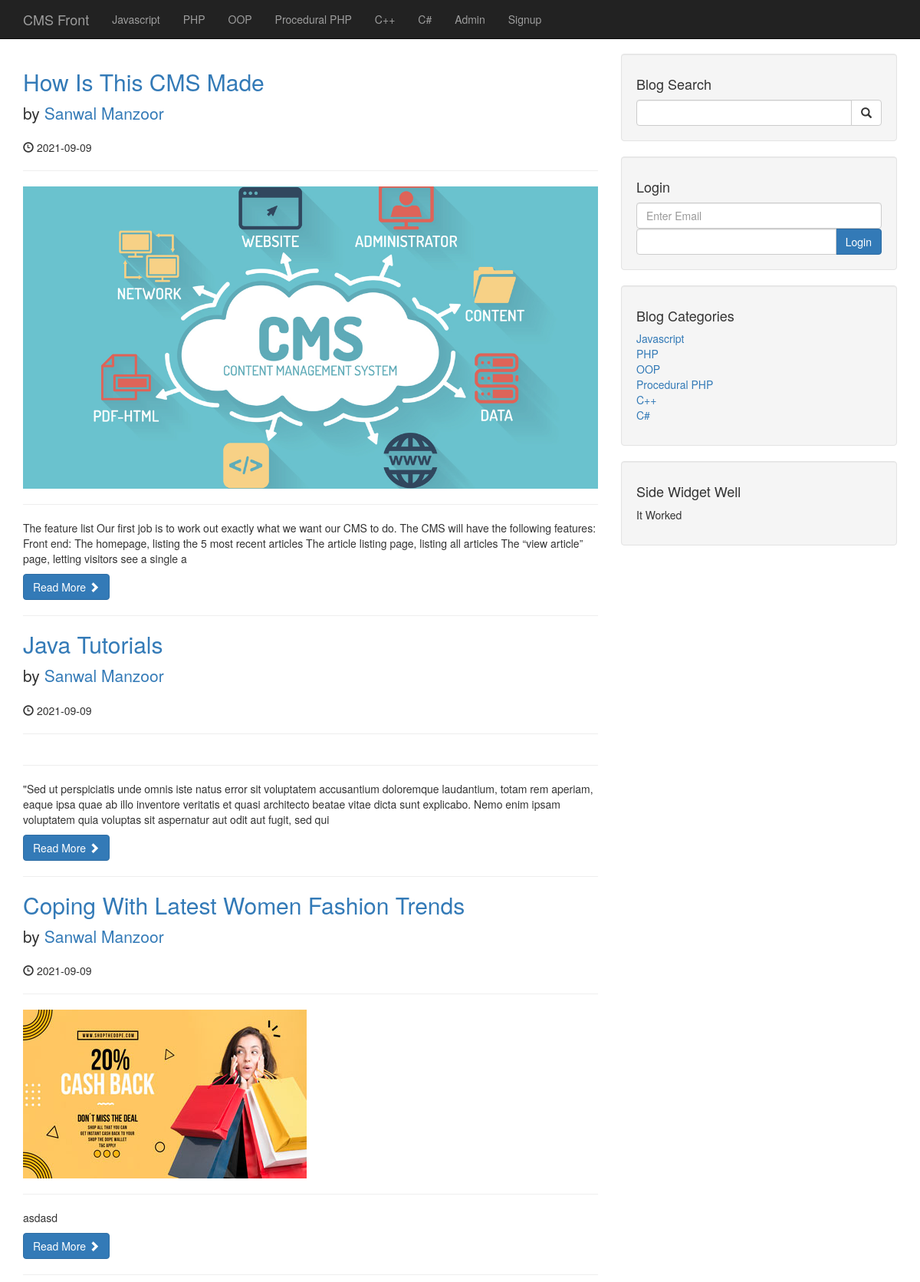
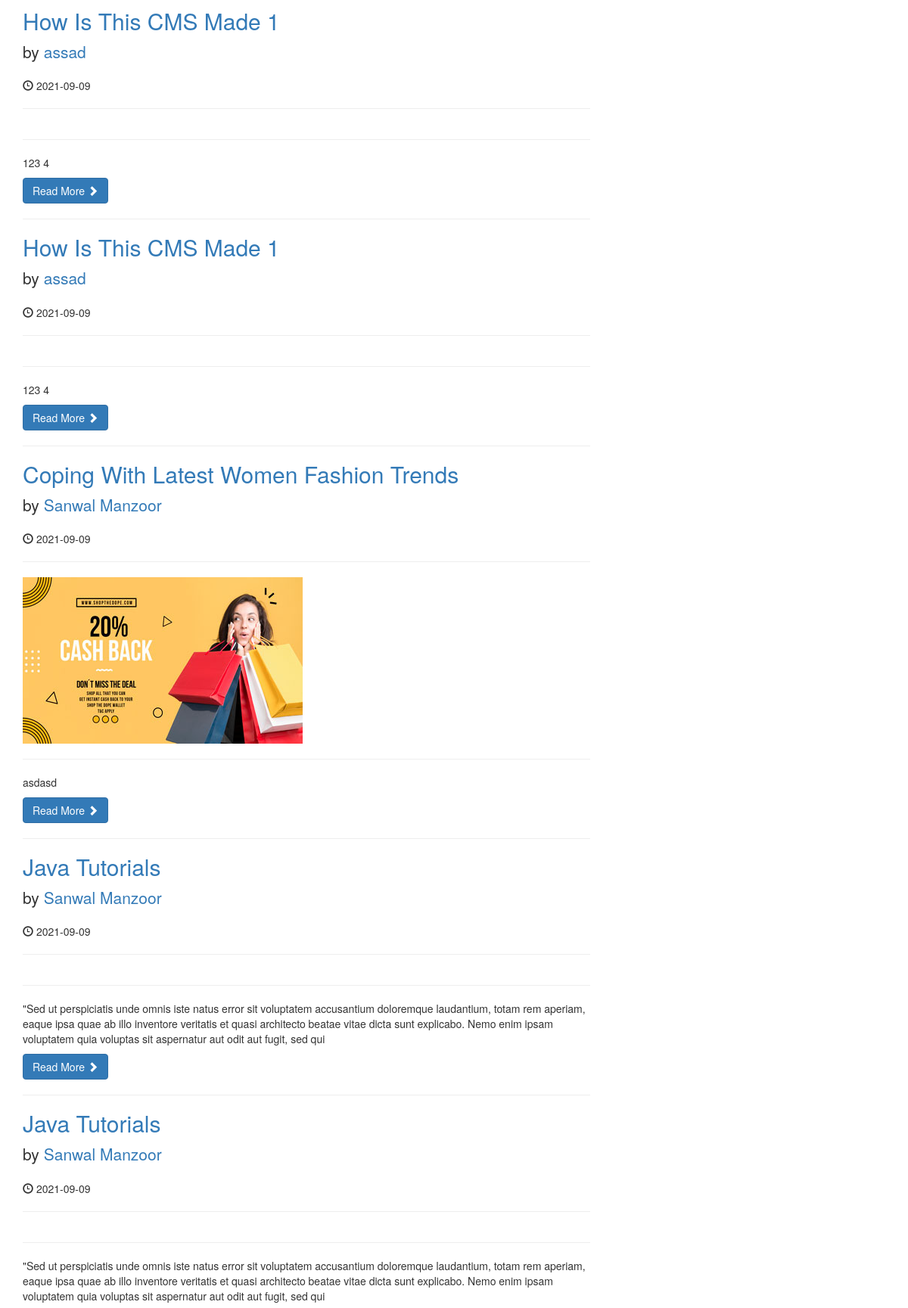
The page /index_bak.php (upper part) on the database its author committed (2 pictures, top to bottom).
### tables this page shows
CREATE TABLE `categories` (
  `cat_id` int(3) NOT NULL,
  `cat_title` varchar(255) NOT NULL
);

CREATE TABLE `posts` (
  `post_id` int(3) NOT NULL,
  `post_category_id` int(3) NOT NULL,
  `post_title` varchar(255) NOT NULL,
  `post_author` varchar(255) NOT NULL,
  `post_user` varchar(255) NOT NULL,
  `post_date` date NOT NULL,
  `post_image` text NOT NULL,
  `post_content` text NOT NULL,
  `post_tags` varchar(255) NOT NULL,
  `post_comment_count` int(11) NOT NULL,
  `post_status` varchar(255) NOT NULL DEFAULT 'draft',
  `post_views_count` int(11) NOT NULL
);

### index_bak.php (the view, shortened to what this page needs)
<?php include "includes/db.php"; ?>
<?php include "includes/header.php"; ?>
<?php include "includes/navigation.php"; ?>
    <div class="container">
        <div class="row">
            <div class="col-md-8">
              <?php
              $query = "SELECT * FROM posts WHERE post_status = 'published' ORDER BY post_id DESC ";
              $select_all_posts_query = mysqli_query($connection, $query);
              while( $row = mysqli_fetch_assoc($select_all_posts_query)) {
                $post_id = $row ['post_id'];
                $post_title = $row ['post_title'];
                $post_author = $row ['post_author'];
                $post_date = $row ['post_date'];
                $post_image = $row ['post_image'];
                $post_content = substr($row ['post_content'],0,300);
                $post_status = $row ['post_status'];
                if($post_status == 'published'){
                ?>
                <h2>
                    <a href="post.php?p_id=<?php echo $post_id ?>"><?php echo $post_title ?></a>
                </h2>
                <p class="lead">
                    by <a href="author_posts.php?author=<?php echo $post_author; ?>&p_id=<?php echo $post_id; ?>"><?php echo $post_author ?></a>
                </p>
                <p><span class="glyphicon glyphicon-time"></span> <?php echo $post_date ?> </p>
                <hr>
                <a href="post.php?p_id=<?php echo $post_id ?>">
                <img class="img-responsive" src="images/<?php echo $post_image ?>" alt="">
                </a>
                <hr>
                <p> <?php echo $post_content ?> </p>
                <a class="btn btn-primary" href="post.php?p_id=<?php echo $post_id ?>">Read More <span class="glyphicon glyphicon-chevron-right"></span></a>
                <hr>
          <?php  }} ?>
            </div>
<?php include "includes/blog_sidebar.php"; ?>
        </div>
        <?php include "includes/footer.php"; ?>

### includes/navigation.php (shortened to what this page needs)
<nav class="navbar navbar-inverse navbar-fixed-top" role="navigation">
    <div class="container">
        <div class="navbar-header">
            <a class="navbar-brand" href="./index.php">CMS Front</a>
        </div>
        <div class="collapse navbar-collapse" id="bs-example-navbar-collapse-1">
            <ul class="nav navbar-nav">
              <?php
              $query = "SELECT * FROM categories";
              $select_all_categories_query = mysqli_query($connection, $query);
              while( $row = mysqli_fetch_assoc($select_all_categories_query)) {
                $cat_title = $row ['cat_title'];
                echo "<li><a href='#'>{$cat_title}</a></li>";
              }
              ?>
               <li>
                    <a href="admin">Admin</a>
                </li>
                <li>
                     <a href="registration.php">Signup</a>
                 </li>
            </ul>
        </div>
    </div>
</nav>

### includes/blog_sidebar.php
<div class="col-md-4">
    <div class="well">
        <h4>Blog Search</h4>
        <form action="search.php" method="post">
        <div class="input-group">
            <input name="search" type="text" class="form-control">
            <span class="input-group-btn">
                <button name="submit" class="btn btn-default" type="submit">
                    <span class="glyphicon glyphicon-search"></span>
            </button>
            </span>
        </div>
      </form>
    </div>
    <div class="well">
        <h4>Login</h4>
        <form action="includes/login.php" method="post">
        <input name="username" type="text" class="form-control" placeholder="Enter Email">
        <div class="input-group">
            <input name="password" type="password" class="form-control">
            <span class="input-group-btn">
                <button name="login" class="btn btn-primary" type="submit">Login</button>
            </span>
        </div>
      </form>
    </div>
    <div class="well">
      <?php
      $query = "SELECT * FROM categories";
      $select_categories_sidebar = mysqli_query($connection, $query);
       ?>
        <h4>Blog Categories</h4>
        <div class="row">
            <div class="col-lg-12">
                <ul class="list-unstyled">
                  <?php
                  while( $row = mysqli_fetch_assoc($select_categories_sidebar)) {
                    $cat_id = $row ['cat_id'];
                    $cat_title = $row ['cat_title'];
                    echo "<li><a href='category.php?category=$cat_id'>{$cat_title}</a></li>";
                      }
                  ?>
                </ul>
            </div>
        </div>
    </div>
    <?php include "includes/side_widget.php"; ?>
</div>

### css/blog-home.css (style rules this page uses)
body { padding-top: 70px; }

### rows shown on the page
categories: cat_title "Javascript"
categories: cat_title "PHP"
categories: cat_title "OOP"
categories: cat_title "Procedural PHP"
categories: cat_title "C++"
categories: cat_title "C#"
posts: post_title "How Is This CMS Made", post_author "Sanwal Manzoor", post_date "2021-09-09", post_image (picture), post_content "The feature list Our first job is to work out exactly what we want our CMS to do. The CMS will have the following features: Front end: The homepage, listing the 5 most recent articles The article listing page, listing all articles The “view article” page, letting visitors see a single a"
posts: post_title "Java Tutorials", post_author "Sanwal Manzoor", post_date "2021-09-09", post_content "\"Sed ut perspiciatis unde omnis iste natus error sit voluptatem accusantium doloremque laudantium, totam rem aperiam, eaque ipsa quae ab illo inventore veritatis et quasi architecto beatae vitae dicta sunt explicabo. Nemo enim ipsam voluptatem quia voluptas sit aspernatur aut odit aut fugit, sed qui"
posts: post_title "Coping With Latest Women Fashion Trends", post_author "Sanwal Manzoor", post_date "2021-09-09", post_image (picture), post_content "asdasd"
posts: post_title "How Is This CMS Made 1", post_author "assad", post_date "2021-09-09", post_content "123 4"
posts: post_title "How Is This CMS Made 1", post_author "assad", post_date "2021-09-09", post_content "123 4"
posts: post_title "Coping With Latest Women Fashion Trends", post_author "Sanwal Manzoor", post_date "2021-09-09", post_image (picture), post_content "asdasd"
posts: post_title "Java Tutorials", post_author "Sanwal Manzoor", post_date "2021-09-09", post_content "\"Sed ut perspiciatis unde omnis iste natus error sit voluptatem accusantium doloremque laudantium, totam rem aperiam, eaque ipsa quae ab illo inventore veritatis et quasi architecto beatae vitae dicta sunt explicabo. Nemo enim ipsam voluptatem quia voluptas sit aspernatur aut odit aut fugit, sed qui"
posts: post_title "Java Tutorials", post_author "Sanwal Manzoor", post_date "2021-09-09", post_content "\"Sed ut perspiciatis unde omnis iste natus error sit voluptatem accusantium doloremque laudantium, totam rem aperiam, eaque ipsa quae ab illo inventore veritatis et quasi architecto beatae vitae dicta sunt explicabo. Nemo enim ipsam voluptatem quia voluptas sit aspernatur aut odit aut fugit, sed qui"
